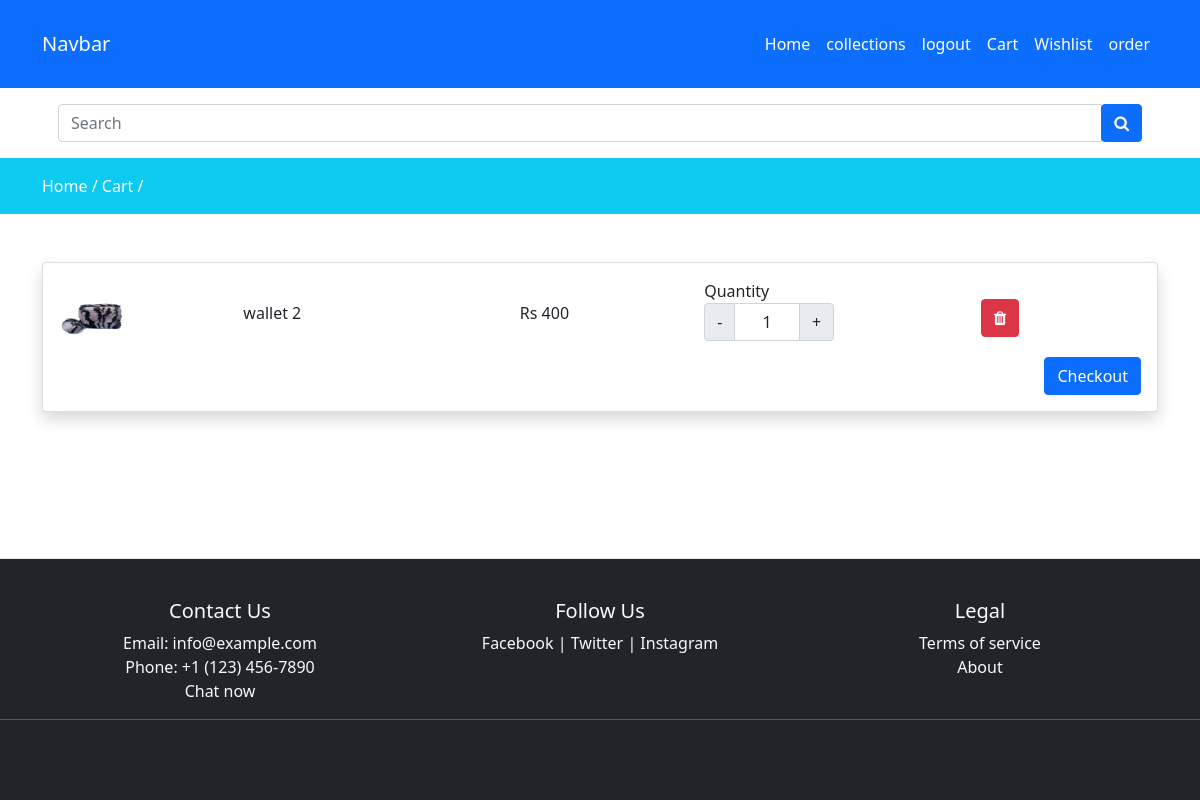
The app's page /cart/ (signed in) with its own data.
### store/models.py (models this page shows, shortened)
class Cart(models.Model):
    user = models.ForeignKey(User,on_delete=models.CASCADE)
    product = models.ForeignKey(Product,on_delete=models.CASCADE)
    product_qty = models.IntegerField(null=False,blank=False)
    created_qty = models.DateTimeField(auto_now_add=True)

class Product(models.Model):
    slug = models.CharField(max_length=150,null=False,blank=False)
    name = models.CharField(max_length=150,null=False,blank=False)
    category = models.ForeignKey(Category,on_delete=models.CASCADE)
    product_image = models.ImageField(upload_to=get_file_path,null=True,blank=True)
    small_description = models.TextField(max_length=500, null=False, blank=False)
    quantity=models.IntegerField(null=False,blank=False)
    orginal_price=models.FloatField(null=False,blank=False)
    selling_price=models.FloatField(null=False,blank=False)
    description = models.TextField(max_length=500, null=False, blank=False)
    status = models.BooleanField(default=False,help_text="0-default,1-hidden")
    trending = models.BooleanField(default=False,help_text="0-default,1-trending")
    tag = models.CharField(max_length=150,null=False,blank=False)
    meta_title= models.CharField(max_length=150,null=False,blank=False)
    meta_keyword = models.CharField(max_length=500,null=False,blank=False)
    meta_description = models.CharField(max_length=500,null=False,blank=False)
    created_at = models.DateTimeField(auto_now_add=True)

### store/controller/cart.py (the view)
# urls.py: path('cart/',cart.viewcart,name='cart'),
@login_required(login_url='loginpage')
def viewcart(request):
    cart=Cart.objects.filter(user=request.user)
    context ={'cart':cart}
    return render(request,"store/cart.html",context)

### store/templates/store/cart.html (shortened to what this page needs)
{% extends 'store/layouts/main.html' %}
{% block content %}
<div class="py-3 bg-info">
    <div class="container">
        <a href="{% url 'home' %}" class="text-white">Home /</a>
        <a href="{% url 'cart' %}" class="text-white">Cart /</a>
    </div>
</div>
<div class="py-5">
    <div class="container">
        <div class="row">
            <div class="col-md-12">
                <div class="card shadow">
                    <div class="card-body cartdata">
                        {% if cart %}
                        {% for item in cart %}
                        <div class="row product_data">
                            <div class="col-md-2 my-auto">
                                <img src="{{ item.product.product_image.url }}" height="70px" width="70px">
                            </div>
                            <div class="col-md-3 my-auto">
                                <h6>{{ item.product.name }}</h6>
                            </div>
                            <div class="col-md-2 my-auto">
                                <h6>Rs {{ item.product.selling_price | stringformat:'d' }}</h6>
                            </div>
                            <div class="col-md-3 my-auto">
                                {% if item.product.quantity >= item.product_qty %}
                                <label for="Quantity">Quantity</label>
                                <div class="input-group text-center mb-3" style="width: 130px;">
                                    <button class="input-group-text changeQuantity decrement-btn">-</button>
                                    <input type="text" name="quantity" class="form-control qty-input text-center" value="{{ item.product_qty }}">
                                    <button class="input-group-text changeQuantity increment-btn">+</button>
                                </div>
                                {% else %}
                                Out of stock
                                {% endif %}
                            </div>
                            <div class="col-md-2 my-auto">
                                <button class="btn btn-danger delete-cart-item"><i class="fa fa-trash"></i></button>
                            </div>
                        </div>
                        {% endfor %}
                        <a href="{% url 'checkout' %}" class="btn btn-primary float-end">Checkout</a>
                        {% else %}
                        <h4> Add Product to cart</h4>
                        {% endif %}
                    </div>
                </div>
            </div>
        </div>
    </div>
</div>
{% endblock content %}

### static/css/custom.css (style rules this page uses)
body { margin: 0; padding: 0; font-size: 1rem; font-weight: 400; line-height: 1.5; color: #343a40; text-align: left; background-color: #fff; min-height: 100vh; display: flex; flex-direction: column; }

### store/templates/store/layouts/main.html (style rules this page uses)
a { text-decoration:none; }

### records on screen
Cart: product.product_image (picture), product.name "wallet 2", product.selling_price "400", quantity "1"
